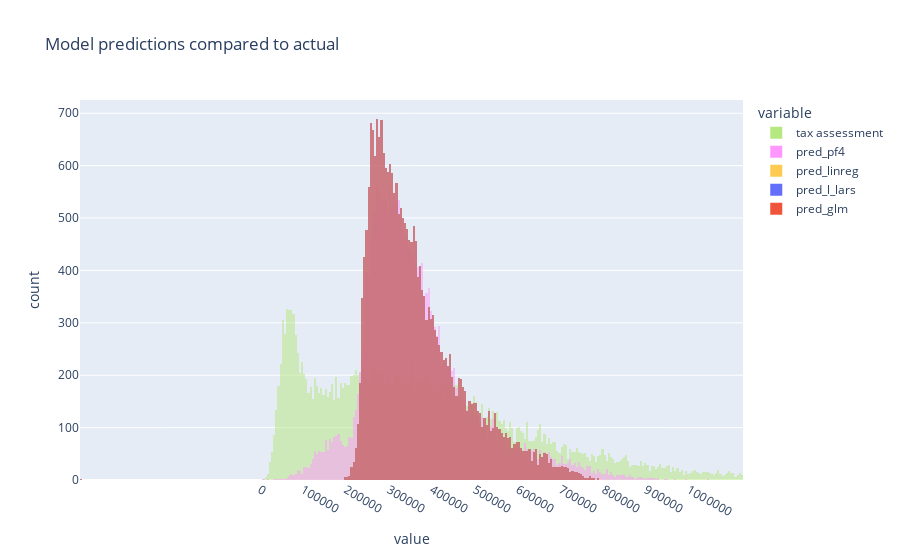

The cell this chart's notebook holds for it:
### Markdown cell above
## Comparison of density for models to actual

### Code cell
## creates a histogram of the model predictions and the actual 
# for a visual comparison of how the models predicted compared to actual

fig = px.histogram(y_train,
            x=y_train.drop(columns=["mean","median"]).columns.tolist(),
            barmode="overlay",
            #histfunc="avg",
            #color=cat,
            title = "Model predictions compared to actual",
            color_discrete_map = {0:'red',1:'orange',2:'yellow',3:'green',4:'blue',5:'indigo',6:'purple'})
fig.update_layout(
    xaxis = dict(
        tickmode = 'array',
        tickvals = [      0,  100000,  200000,  300000,  400000,  500000,  600000,
        700000,  800000,  900000, 1000000],
        ticktext = [      0,  100000,  200000,  300000,  400000,  500000,  600000,
        700000,  800000,  900000, 1000000]
    )
)
fig.show()

### Figure 1 — Plotly figure (JSON) as saved in the notebook; plotly's stock layout.template omitted (floating-point values rounded to 4 significant figures; data arrays with more than 128 entries replaced by an {"elided": "..."} marker saying what was removed)
{"data": [{"alignmentgroup": "True", "bingroup": "x", "hovertemplate": "variable=tax assessment<br>value=%{x}<br>count=%{y}<extra></extra>", "legendgroup": "tax assessment", "marker": {"color": "#B6E880", "opacity": 0.5, "pattern": {"shape": ""}}, "name": "tax assessment", "offsetgroup": "tax assessment", "orientation": "v", "showlegend": true, "type": "histogram", "x": {"elided": "24423 int values"}, "xaxis": "x", "yaxis": "y"}, {"alignmentgroup": "True", "bingroup": "x", "hovertemplate": "variable=pred_pf4<br>value=%{x}<br>count=%{y}<extra></extra>", "legendgroup": "pred_pf4", "marker": {"color": "#FF97FF", "opacity": 0.5, "pattern": {"shape": ""}}, "name": "pred_pf4", "offsetgroup": "pred_pf4", "orientation": "v", "showlegend": true, "type": "histogram", "x": {"elided": "24423 float values"}, "xaxis": "x", "yaxis": "y"}, {"alignmentgroup": "True", "bingroup": "x", "hovertemplate": "variable=pred_linreg<br>value=%{x}<br>count=%{y}<extra></extra>", "legendgroup": "pred_linreg", "marker": {"color": "#FECB52", "opacity": 0.5, "pattern": {"shape": ""}}, "name": "pred_linreg", "offsetgroup": "pred_linreg", "orientation": "v", "showlegend": true, "type": "histogram", "x": {"elided": "24423 float values"}, "xaxis": "x", "yaxis": "y"}, {"alignmentgroup": "True", "bingroup": "x", "hovertemplate": "variable=pred_l_lars<br>value=%{x}<br>count=%{y}<extra></extra>", "legendgroup": "pred_l_lars", "marker": {"color": "#636efa", "opacity": 0.5, "pattern": {"shape": ""}}, "name": "pred_l_lars", "offsetgroup": "pred_l_lars", "orientation": "v", "showlegend": true, "type": "histogram", "x": {"elided": "24423 float values"}, "xaxis": "x", "yaxis": "y"}, {"alignmentgroup": "True", "bingroup": "x", "hovertemplate": "variable=pred_glm<br>value=%{x}<br>count=%{y}<extra></extra>", "legendgroup": "pred_glm", "marker": {"color": "#EF553B", "opacity": 0.5, "pattern": {"shape": ""}}, "name": "pred_glm", "offsetgroup": "pred_glm", "orientation": "v", "showlegend": true, "type": "histogram", "x": {"elided": "24423 float values"}, "xaxis": "x", "yaxis": "y"}], "layout": {"barmode": "overlay", "legend": {"title": {"text": "variable"}, "tracegroupgap": 0}, "title": {"text": "Model predictions compared to actual"}, "xaxis": {"anchor": "y", "domain": [0, 1], "tickmode": "array", "ticktext": [0, 100000, 200000, 300000, 400000, 500000, 600000, 700000, 800000, 900000, 1000000], "tickvals": [0, 100000, 200000, 300000, 400000, 500000, 600000, 700000, 800000, 900000, 1000000], "title": {"text": "value"}}, "yaxis": {"anchor": "x", "domain": [0, 1], "title": {"text": "count"}}}}
